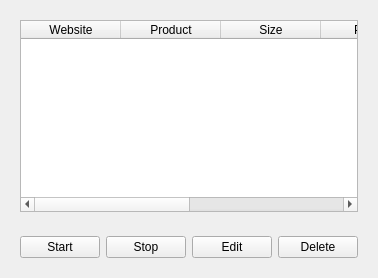
               <widget class="QWidget" name="tasksPage">
                <layout class="QVBoxLayout" name="verticalLayout_16">
                 <item alignment="Qt::AlignTop">
                  <widget class="QWidget" name="tasksPageSubContainer1" native="true">
                   <layout class="QVBoxLayout" name="verticalLayout_34">
                    <item>
                     <widget class="QTableWidget" name="taskTable">
                      <column>
                       <property name="text">
                        <string>Website</string>
                       </property>
                      </column>
                      <column>
                       <property name="text">
                        <string>Product</string>
                       </property>
                      </column>
                      <column>
                       <property name="text">
                        <string>Size</string>
                       </property>
                      </column>
                      <column>
                       <property name="text">
                        <string>Profile</string>
                       </property>
                      </column>
                      <column>
                       <property name="text">
                        <string>Proxy Group</string>
                       </property>
                      </column>
                      <column>
                       <property name="text">
                        <string>Status</string>
                       </property>
                      </column>
                     </widget>
                    </item>
                   </layout>
                  </widget>
                 </item>
                 <item alignment="Qt::AlignBottom">
                  <widget class="QWidget" name="tasksPageSubContainer2" native="true">
                   <layout class="QHBoxLayout" name="horizontalLayout_24">
                    <item>
                     <widget class="QPushButton" name="taskPageStartBtn">
                      <property name="text">
                       <string>Start</string>
                      </property>
                     </widget>
                    </item>
                    <item>
                     <widget class="QPushButton" name="taskPageStopBtn">
                      <property name="text">
                       <string>Stop</string>
                      </property>
                     </widget>
                    </item>
                    <item>
                     <widget class="QPushButton" name="taskPageEditBtn">
                      <property name="text">
                       <string>Edit</string>
                      </property>
                     </widget>
                    </item>
                    <item>
                     <widget class="QPushButton" name="taskPageDeleteBtn">
                      <property name="text">
                       <string>Delete</string>
                      </property>
                     </widget>
                    </item>
                   </layout>
                  </widget>
                 </item>
                </layout>
               </widget>
